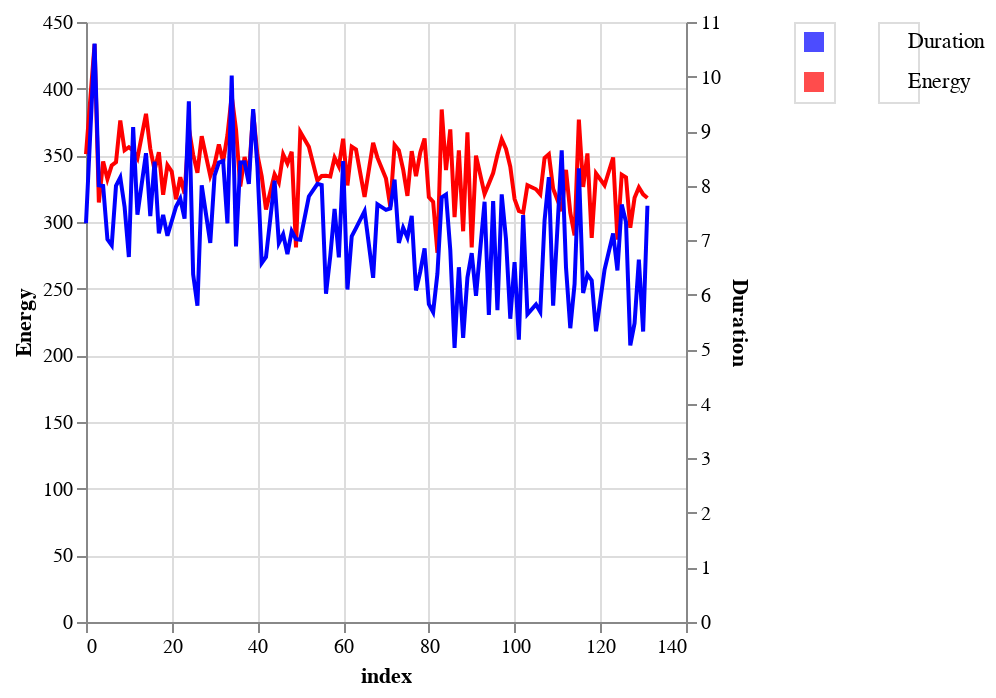

The notebook cell this image was saved under:
### Code cell
import altair as alt

# Filter the DataFrame
filtered_df = values_df[values_df['num_of_rules'] == 6]

# Create the energy line chart
energy_chart = alt.Chart(filtered_df).mark_line(color='red').encode(
    x='index',
    y=alt.Y('energy:Q', axis=alt.Axis(title='Energy'))
)

# Create the duration line chart
duration_chart = alt.Chart(filtered_df).mark_line(color='blue').encode(
    x='index',
    y=alt.Y('duration:Q', axis=alt.Axis(title='Duration'))
)

# Combine the two charts with independent y-scales
combined_chart = alt.layer(energy_chart, duration_chart).resolve_scale(y='independent')

# Create manual legend
legend_df = pd.DataFrame({
    'variable': ['Energy', 'Duration'],
    'color': ['red', 'blue']
})

legend_symbols = alt.Chart(legend_df).mark_square(size=100).encode(
    y=alt.Y('variable:N', axis=None),
    color=alt.Color('color:N', scale=None)
)

legend_text = alt.Chart(legend_df).mark_text(align='left', dx=5).encode(
    y=alt.Y('variable:N', axis=None),
    text='variable:N'
)

legend = alt.hconcat(legend_symbols, legend_text)

# Display the chart with the manual legend
alt.hconcat(combined_chart, legend)

### Figure 1 — Vega-Lite specification as saved in the notebook (floating-point values rounded to 4 significant figures)
{"config": {"view": {"continuousWidth": 300, "continuousHeight": 300}}, "hconcat": [{"layer": [{"mark": {"type": "line", "color": "red"}, "encoding": {"x": {"field": "index", "type": "quantitative"}, "y": {"axis": {"title": "Energy"}, "field": "energy", "type": "quantitative"}}}, {"mark": {"type": "line", "color": "blue"}, "encoding": {"x": {"field": "index", "type": "quantitative"}, "y": {"axis": {"title": "Duration"}, "field": "duration", "type": "quantitative"}}}], "data": {"name": "data-d7fdd8d18a6ac0e6f4f87a43f24374e6"}, "resolve": {"scale": {"y": "independent"}}}, {"hconcat": [{"mark": {"type": "square", "size": 100}, "encoding": {"color": {"field": "color", "scale": null, "type": "nominal"}, "y": {"axis": null, "field": "variable", "type": "nominal"}}}, {"mark": {"type": "text", "align": "left", "dx": 5}, "encoding": {"text": {"field": "variable", "type": "nominal"}, "y": {"axis": null, "field": "variable", "type": "nominal"}}}], "data": {"name": "data-ff3170e173e2686d26c94a0198b98fa5"}}], "$schema": "https://vega.github.io/schema/vega-lite/v5.8.0.json", "datasets": {"data-d7fdd8d18a6ac0e6f4f87a43f24374e6": [{"index": 0, "energy": 350.9, "alerts": 0.0, "distributions": 472.0, "fraction": 118.0, "duration": 7.31, "num_of_rules": 6.0}, {"index": 2, "energy": 433.4, "alerts": 0.0, "distributions": 512.0, "fraction": 128.0, "duration": 10.61, "num_of_rules": 6.0}, {"index": 3, "energy": 314.6, "alerts": 0.0, "distributions": 620.0, "fraction": 155.0, "duration": 8.008, "num_of_rules": 6.0}, {"index": 4, "energy": 345.4, "alerts": 0.0, "distributions": 656.0, "fraction": 164.0, "duration": 7.994, "num_of_rules": 6.0}, {"index": 5, "energy": 332.3, "alerts": 0.0, "distributions": 464.0, "fraction": 116.0, "duration": 7.016, "num_of_rules": 6.0}, {"index": 6, "energy": 342.5, "alerts": 0.0, "distributions": 580.0, "fraction": 145.0, "duration": 6.906, "num_of_rules": 6.0}, {"index": 7, "energy": 344.9, "alerts": 0.0, "distributions": 696.0, "fraction": 174.0, "duration": 7.995, "num_of_rules": 6.0}, {"index": 8, "energy": 376.1, "alerts": 0.0, "distributions": 728.0, "fraction": 182.0, "duration": 8.15, "num_of_rules": 6.0}, {"index": 9, "energy": 353.8, "alerts": 0.0, "distributions": 432.0, "fraction": 108.0, "duration": 7.615, "num_of_rules": 6.0}, {"index": 10, "energy": 356.1, "alerts": 0.0, "distributions": 588.0, "fraction": 147.0, "duration": 6.692, "num_of_rules": 6.0}, {"index": 11, "energy": 353.5, "alerts": 0.0, "distributions": 632.0, "fraction": 158.0, "duration": 9.073, "num_of_rules": 6.0}, {"index": 12, "energy": 347.9, "alerts": 0.0, "distributions": 420.0, "fraction": 105.0, "duration": 7.469, "num_of_rules": 6.0}, {"index": 14, "energy": 381.2, "alerts": 0.0, "distributions": 524.0, "fraction": 131.0, "duration": 8.594, "num_of_rules": 6.0}, {"index": 15, "energy": 354.9, "alerts": 0.0, "distributions": 668.0, "fraction": 167.0, "duration": 7.443, "num_of_rules": 6.0}, {"index": 16, "energy": 338.9, "alerts": 0.0, "distributions": 568.0, "fraction": 142.0, "duration": 8.44, "num_of_rules": 6.0}, {"index": 17, "energy": 352.3, "alerts": 0.0, "distributions": 456.0, "fraction": 114.0, "duration": 7.124, "num_of_rules": 6.0}, {"index": 18, "energy": 320.4, "alerts": 0.0, "distributions": 640.0, "fraction": 160.0, "duration": 7.464, "num_of_rules": 6.0}, {"index": 19, "energy": 342.7, "alerts": 0.0, "distributions": 616.0, "fraction": 154.0, "duration": 7.081, "num_of_rules": 6.0}, {"index": 20, "energy": 337.9, "alerts": 0.0, "distributions": 508.0, "fraction": 127.0, "duration": 7.347, "num_of_rules": 6.0}, {"index": 21, "energy": 317.0, "alerts": 0.0, "distributions": 660.0, "fraction": 165.0, "duration": 7.613, "num_of_rules": 6.0}, {"index": 22, "energy": 333.6, "alerts": 0.0, "distributions": 464.0, "fraction": 116.0, "duration": 7.763, "num_of_rules": 6.0}, {"index": 23, "energy": 321.2, "alerts": 0.0, "distributions": 524.0, "fraction": 131.0, "duration": 7.394, "num_of_rules": 6.0}, {"index": 24, "energy": 370.3, "alerts": 0.0, "distributions": 564.0, "fraction": 141.0, "duration": 9.545, "num_of_rules": 6.0}, {"index": 25, "energy": 350.5, "alerts": 0.0, "distributions": 420.0, "fraction": 105.0, "duration": 6.375, "num_of_rules": 6.0}, {"index": 26, "energy": 337.0, "alerts": 0.0, "distributions": 412.0, "fraction": 103.0, "duration": 5.799, "num_of_rules": 6.0}, {"index": 27, "energy": 364.3, "alerts": 0.0, "distributions": 628.0, "fraction": 157.0, "duration": 8.005, "num_of_rules": 6.0}, {"index": 29, "energy": 334.6, "alerts": 0.0, "distributions": 576.0, "fraction": 144.0, "duration": 6.95, "num_of_rules": 6.0}, {"index": 30, "energy": 343.3, "alerts": 0.0, "distributions": 576.0, "fraction": 144.0, "duration": 8.184, "num_of_rules": 6.0}, {"index": 31, "energy": 358.1, "alerts": 0.0, "distributions": 684.0, "fraction": 171.0, "duration": 8.422, "num_of_rules": 6.0}, {"index": 32, "energy": 345.3, "alerts": 0.0, "distributions": 552.0, "fraction": 138.0, "duration": 8.45, "num_of_rules": 6.0}, {"index": 33, "energy": 365.1, "alerts": 0.0, "distributions": 472.0, "fraction": 118.0, "duration": 7.307, "num_of_rules": 6.0}, {"index": 34, "energy": 394.5, "alerts": 0.0, "distributions": 672.0, "fraction": 168.0, "duration": 10.02, "num_of_rules": 6.0}, {"index": 35, "energy": 369.5, "alerts": 0.0, "distributions": 536.0, "fraction": 134.0, "duration": 6.887, "num_of_rules": 6.0}, {"index": 36, "energy": 326.7, "alerts": 0.0, "distributions": 532.0, "fraction": 133.0, "duration": 8.425, "num_of_rules": 6.0}, {"index": 37, "energy": 348.7, "alerts": 0.0, "distributions": 768.0, "fraction": 192.0, "duration": 8.429, "num_of_rules": 6.0}, {"index": 38, "energy": 335.6, "alerts": 0.0, "distributions": 576.0, "fraction": 144.0, "duration": 8.033, "num_of_rules": 6.0}, {"index": 39, "energy": 381.9, "alerts": 0.0, "distributions": 624.0, "fraction": 156.0, "duration": 9.401, "num_of_rules": 6.0}, {"index": 40, "energy": 350.3, "alerts": 0.0, "distributions": 584.0, "fraction": 146.0, "duration": 8.347, "num_of_rules": 6.0}, {"index": 41, "energy": 334.2, "alerts": 0.0, "distributions": 404.0, "fraction": 101.0, "duration": 6.582, "num_of_rules": 6.0}, {"index": 42, "energy": 309.4, "alerts": 0.0, "distributions": 416.0, "fraction": 104.0, "duration": 6.693, "num_of_rules": 6.0}, {"index": 44, "energy": 335.8, "alerts": 0.0, "distributions": 476.0, "fraction": 119.0, "duration": 8.09, "num_of_rules": 6.0}, {"index": 45, "energy": 329.7, "alerts": 0.0, "distributions": 476.0, "fraction": 119.0, "duration": 6.95, "num_of_rules": 6.0}, {"index": 46, "energy": 350.8, "alerts": 0.0, "distributions": 480.0, "fraction": 120.0, "duration": 7.108, "num_of_rules": 6.0}, {"index": 47, "energy": 343.9, "alerts": 0.0, "distributions": 480.0, "fraction": 120.0, "duration": 6.743, "num_of_rules": 6.0}, {"index": 48, "energy": 352.7, "alerts": 0.0, "distributions": 592.0, "fraction": 148.0, "duration": 7.164, "num_of_rules": 6.0}, {"index": 49, "energy": 280.9, "alerts": 0.0, "distributions": 540.0, "fraction": 135.0, "duration": 7.018, "num_of_rules": 6.0}, {"index": 50, "energy": 367.5, "alerts": 0.0, "distributions": 428.0, "fraction": 107.0, "duration": 7.009, "num_of_rules": 6.0}, {"index": 52, "energy": 356.4, "alerts": 0.0, "distributions": 524.0, "fraction": 131.0, "duration": 7.801, "num_of_rules": 6.0}, {"index": 54, "energy": 331.0, "alerts": 0.0, "distributions": 400.0, "fraction": 100.0, "duration": 8.032, "num_of_rules": 6.0}, {"index": 55, "energy": 334.5, "alerts": 0.0, "distributions": 568.0, "fraction": 142.0, "duration": 8.011, "num_of_rules": 6.0}, {"index": 56, "energy": 334.6, "alerts": 0.0, "distributions": 460.0, "fraction": 115.0, "duration": 6.018, "num_of_rules": 6.0}, {"index": 57, "energy": 334.2, "alerts": 0.0, "distributions": 440.0, "fraction": 110.0, "duration": 6.711, "num_of_rules": 6.0}, {"index": 58, "energy": 348.3, "alerts": 0.0, "distributions": 684.0, "fraction": 171.0, "duration": 7.572, "num_of_rules": 6.0}, {"index": 59, "energy": 341.7, "alerts": 0.0, "distributions": 584.0, "fraction": 146.0, "duration": 6.685, "num_of_rules": 6.0}, {"index": 60, "energy": 362.4, "alerts": 0.0, "distributions": 540.0, "fraction": 135.0, "duration": 8.449, "num_of_rules": 6.0}, {"index": 61, "energy": 327.4, "alerts": 0.0, "distributions": 484.0, "fraction": 121.0, "duration": 6.096, "num_of_rules": 6.0}, {"index": 62, "energy": 356.4, "alerts": 0.0, "distributions": 692.0, "fraction": 173.0, "duration": 7.072, "num_of_rules": 6.0}, {"index": 63, "energy": 354.3, "alerts": 0.0, "distributions": 640.0, "fraction": 160.0, "duration": 7.22, "num_of_rules": 6.0}, {"index": 65, "energy": 318.8, "alerts": 0.0, "distributions": 536.0, "fraction": 134.0, "duration": 7.532, "num_of_rules": 6.0}, {"index": 67, "energy": 359.3, "alerts": 0.0, "distributions": 708.0, "fraction": 177.0, "duration": 6.311, "num_of_rules": 6.0}, {"index": 68, "energy": 348.2, "alerts": 0.0, "distributions": 668.0, "fraction": 167.0, "duration": 7.657, "num_of_rules": 6.0}, {"index": 70, "energy": 332.6, "alerts": 0.0, "distributions": 524.0, "fraction": 131.0, "duration": 7.556, "num_of_rules": 6.0}, {"index": 71, "energy": 311.5, "alerts": 0.0, "distributions": 636.0, "fraction": 159.0, "duration": 7.582, "num_of_rules": 6.0}, {"index": 72, "energy": 357.7, "alerts": 0.0, "distributions": 508.0, "fraction": 127.0, "duration": 8.112, "num_of_rules": 6.0}, {"index": 73, "energy": 353.7, "alerts": 0.0, "distributions": 640.0, "fraction": 160.0, "duration": 6.951, "num_of_rules": 6.0}, {"index": 74, "energy": 339.4, "alerts": 0.0, "distributions": 592.0, "fraction": 148.0, "duration": 7.228, "num_of_rules": 6.0}, {"index": 75, "energy": 319.6, "alerts": 0.0, "distributions": 532.0, "fraction": 133.0, "duration": 7.049, "num_of_rules": 6.0}, {"index": 76, "energy": 353.1, "alerts": 0.0, "distributions": 580.0, "fraction": 145.0, "duration": 7.445, "num_of_rules": 6.0}, {"index": 77, "energy": 334.3, "alerts": 0.0, "distributions": 400.0, "fraction": 100.0, "duration": 6.078, "num_of_rules": 6.0}, {"index": 78, "energy": 352.2, "alerts": 0.0, "distributions": 472.0, "fraction": 118.0, "duration": 6.426, "num_of_rules": 6.0}, {"index": 79, "energy": 362.6, "alerts": 0.0, "distributions": 400.0, "fraction": 100.0, "duration": 6.848, "num_of_rules": 6.0}, {"index": 80, "energy": 318.6, "alerts": 0.0, "distributions": 400.0, "fraction": 100.0, "duration": 5.828, "num_of_rules": 6.0}, {"index": 81, "energy": 315.2, "alerts": 0.0, "distributions": 468.0, "fraction": 117.0, "duration": 5.682, "num_of_rules": 6.0}, {"index": 82, "energy": 276.9, "alerts": 0.0, "distributions": 620.0, "fraction": 155.0, "duration": 6.388, "num_of_rules": 6.0}, {"index": 83, "energy": 384.4, "alerts": 0.0, "distributions": 616.0, "fraction": 154.0, "duration": 7.785, "num_of_rules": 6.0}, {"index": 84, "energy": 338.9, "alerts": 0.0, "distributions": 740.0, "fraction": 185.0, "duration": 7.836, "num_of_rules": 6.0}, {"index": 85, "energy": 369.4, "alerts": 0.0, "distributions": 564.0, "fraction": 141.0, "duration": 6.82, "num_of_rules": 6.0}, {"index": 86, "energy": 303.6, "alerts": 0.0, "distributions": 488.0, "fraction": 122.0, "duration": 5.024, "num_of_rules": 6.0}, {"index": 87, "energy": 353.7, "alerts": 0.0, "distributions": 400.0, "fraction": 100.0, "duration": 6.504, "num_of_rules": 6.0}, {"index": 88, "energy": 293.0, "alerts": 0.0, "distributions": 440.0, "fraction": 110.0, "duration": 5.207, "num_of_rules": 6.0}, {"index": 89, "energy": 367.2, "alerts": 0.0, "distributions": 428.0, "fraction": 107.0, "duration": 6.314, "num_of_rules": 6.0}, {"index": 90, "energy": 280.9, "alerts": 0.0, "distributions": 400.0, "fraction": 100.0, "duration": 6.763, "num_of_rules": 6.0}, {"index": 91, "energy": 349.8, "alerts": 0.0, "distributions": 428.0, "fraction": 107.0, "duration": 5.981, "num_of_rules": 6.0}, {"index": 93, "energy": 321.1, "alerts": 0.0, "distributions": 400.0, "fraction": 100.0, "duration": 7.704, "num_of_rules": 6.0}, {"index": 94, "energy": 328.8, "alerts": 0.0, "distributions": 400.0, "fraction": 100.0, "duration": 5.628, "num_of_rules": 6.0}, {"index": 95, "energy": 336.7, "alerts": 0.0, "distributions": 540.0, "fraction": 135.0, "duration": 7.718, "num_of_rules": 6.0}, {"index": 96, "energy": 350.5, "alerts": 0.0, "distributions": 400.0, "fraction": 100.0, "duration": 5.719, "num_of_rules": 6.0}, {"index": 97, "energy": 362.2, "alerts": 0.0, "distributions": 680.0, "fraction": 170.0, "duration": 7.84, "num_of_rules": 6.0}, {"index": 98, "energy": 354.8, "alerts": 0.0, "distributions": 660.0, "fraction": 165.0, "duration": 7.02, "num_of_rules": 6.0}, {"index": 99, "energy": 341.5, "alerts": 0.0, "distributions": 500.0, "fraction": 125.0, "duration": 5.56, "num_of_rules": 6.0}, {"index": 100, "energy": 317.2, "alerts": 0.0, "distributions": 540.0, "fraction": 135.0, "duration": 6.597, "num_of_rules": 6.0}, {"index": 101, "energy": 308.2, "alerts": 0.0, "distributions": 452.0, "fraction": 113.0, "duration": 5.177, "num_of_rules": 6.0}, {"index": 102, "energy": 307.1, "alerts": 0.0, "distributions": 516.0, "fraction": 129.0, "duration": 7.462, "num_of_rules": 6.0}, {"index": 103, "energy": 327.6, "alerts": 0.0, "distributions": 424.0, "fraction": 106.0, "duration": 5.643, "num_of_rules": 6.0}, {"index": 105, "energy": 324.6, "alerts": 0.0, "distributions": 452.0, "fraction": 113.0, "duration": 5.823, "num_of_rules": 6.0}, {"index": 106, "energy": 320.8, "alerts": 0.0, "distributions": 496.0, "fraction": 124.0, "duration": 5.687, "num_of_rules": 6.0}, {"index": 107, "energy": 348.0, "alerts": 0.0, "distributions": 688.0, "fraction": 172.0, "duration": 7.362, "num_of_rules": 6.0}, {"index": 108, "energy": 350.9, "alerts": 0.0, "distributions": 504.0, "fraction": 126.0, "duration": 8.155, "num_of_rules": 6.0}, {"index": 109, "energy": 325.0, "alerts": 0.0, "distributions": 440.0, "fraction": 110.0, "duration": 5.798, "num_of_rules": 6.0}, {"index": 111, "energy": 308.2, "alerts": 0.0, "distributions": 436.0, "fraction": 109.0, "duration": 8.647, "num_of_rules": 6.0}, {"index": 112, "energy": 339.1, "alerts": 0.0, "distributions": 544.0, "fraction": 136.0, "duration": 6.503, "num_of_rules": 6.0}, {"index": 113, "energy": 307.0, "alerts": 0.0, "distributions": 400.0, "fraction": 100.0, "duration": 5.386, "num_of_rules": 6.0}, {"index": 114, "energy": 289.9, "alerts": 0.0, "distributions": 544.0, "fraction": 136.0, "duration": 6.196, "num_of_rules": 6.0}, {"index": 115, "energy": 376.9, "alerts": 0.0, "distributions": 432.0, "fraction": 108.0, "duration": 8.319, "num_of_rules": 6.0}, {"index": 116, "energy": 326.3, "alerts": 0.0, "distributions": 400.0, "fraction": 100.0, "duration": 6.031, "num_of_rules": 6.0}, {"index": 117, "energy": 351.4, "alerts": 0.0, "distributions": 708.0, "fraction": 177.0, "duration": 6.37, "num_of_rules": 6.0}, {"index": 118, "energy": 288.2, "alerts": 0.0, "distributions": 696.0, "fraction": 174.0, "duration": 6.263, "num_of_rules": 6.0}, {"index": 119, "energy": 336.5, "alerts": 0.0, "distributions": 456.0, "fraction": 114.0, "duration": 5.331, "num_of_rules": 6.0}, {"index": 121, "energy": 327.6, "alerts": 0.0, "distributions": 536.0, "fraction": 134.0, "duration": 6.461, "num_of_rules": 6.0}, {"index": 123, "energy": 348.4, "alerts": 0.0, "distributions": 556.0, "fraction": 139.0, "duration": 7.122, "num_of_rules": 6.0}, {"index": 124, "energy": 286.7, "alerts": 0.0, "distributions": 500.0, "fraction": 125.0, "duration": 6.446, "num_of_rules": 6.0}, {"index": 125, "energy": 335.5, "alerts": 0.0, "distributions": 632.0, "fraction": 158.0, "duration": 7.653, "num_of_rules": 6.0}, {"index": 126, "energy": 333.5, "alerts": 0.0, "distributions": 592.0, "fraction": 148.0, "duration": 7.333, "num_of_rules": 6.0}, {"index": 127, "energy": 295.6, "alerts": 0.0, "distributions": 436.0, "fraction": 109.0, "duration": 5.071, "num_of_rules": 6.0}, {"index": 128, "energy": 318.2, "alerts": 0.0, "distributions": 432.0, "fraction": 108.0, "duration": 5.477, "num_of_rules": 6.0}, {"index": 129, "energy": 326.0, "alerts": 0.0, "distributions": 592.0, "fraction": 148.0, "duration": 6.643, "num_of_rules": 6.0}, {"index": 130, "energy": 320.7, "alerts": 0.0, "distributions": 488.0, "fraction": 122.0, "duration": 5.325, "num_of_rules": 6.0}, {"index": 131, "energy": 318.0, "alerts": 0.0, "distributions": 556.0, "fraction": 139.0, "duration": 7.632, "num_of_rules": 6.0}], "data-ff3170e173e2686d26c94a0198b98fa5": [{"variable": "Energy", "color": "red"}, {"variable": "Duration", "color": "blue"}]}}
